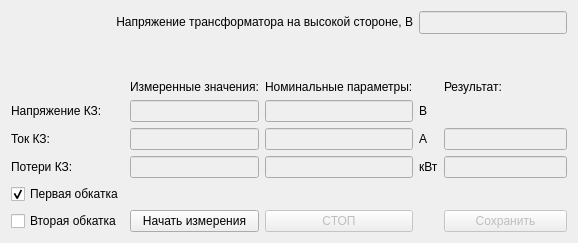
<?xml version="1.0" encoding="UTF-8"?>
<ui version="4.0">
 <class>window_experience_5</class>
 <widget class="QDialog" name="window_experience_5">
  <property name="geometry">
   <rect>
    <x>0</x>
    <y>0</y>
    <width>578</width>
    <height>243</height>
   </rect>
  </property>
  <property name="windowTitle">
   <string>Dialog</string>
  </property>
  <layout class="QHBoxLayout" name="horizontalLayout">
   <item>
    <layout class="QGridLayout" name="gridLayout">
     <item row="2" column="1">
      <widget class="QLabel" name="label_2">
       <property name="text">
        <string>Измеренные значения:</string>
       </property>
      </widget>
     </item>
     <item row="0" column="3" colspan="2">
      <widget class="QLineEdit" name="lineEdit_high_voltage">
       <property name="enabled">
        <bool>false</bool>
       </property>
       <property name="font">
        <font>
         <pointsize>10</pointsize>
         <weight>75</weight>
         <bold>true</bold>
        </font>
       </property>
      </widget>
     </item>
     <item row="5" column="2">
      <widget class="QLineEdit" name="lineEdit_LossesShortCircuit_Nominal">
       <property name="enabled">
        <bool>false</bool>
       </property>
      </widget>
     </item>
     <item row="7" column="4">
      <widget class="QPushButton" name="pushButton_LossesShortCircuit_save">
       <property name="enabled">
        <bool>false</bool>
       </property>
       <property name="text">
        <string>Сохранить</string>
       </property>
      </widget>
     </item>
     <item row="6" column="0">
      <widget class="QCheckBox" name="checkBox_first_run_in">
       <property name="text">
        <string>Первая обкатка</string>
       </property>
       <property name="checked">
        <bool>true</bool>
       </property>
      </widget>
     </item>
     <item row="4" column="3">
      <widget class="QLabel" name="label_7">
       <property name="text">
        <string>А</string>
       </property>
      </widget>
     </item>
     <item row="3" column="0">
      <widget class="QLabel" name="label_5">
       <property name="text">
        <string>Напряжение КЗ:</string>
       </property>
      </widget>
     </item>
     <item row="5" column="0">
      <widget class="QLabel" name="label_8">
       <property name="text">
        <string>Потери КЗ:</string>
       </property>
      </widget>
     </item>
     <item row="2" column="2">
      <widget class="QLabel" name="label_3">
       <property name="text">
        <string>Номинальные параметры:</string>
       </property>
      </widget>
     </item>
     <item row="3" column="2">
      <widget class="QLineEdit" name="lineEdit_VoltageShortCircuit_Nominal">
       <property name="enabled">
        <bool>false</bool>
       </property>
      </widget>
     </item>
     <item row="7" column="1">
      <widget class="QPushButton" name="pushButton_startExperienceFive">
       <property name="text">
        <string>Начать измерения</string>
       </property>
      </widget>
     </item>
     <item row="4" column="4">
      <widget class="QLineEdit" name="lineEdit_CurrentShortCircuit_Result">
       <property name="enabled">
        <bool>false</bool>
       </property>
      </widget>
     </item>
     <item row="3" column="1">
      <widget class="QLineEdit" name="lineEdit_VoltageShortCircuit">
       <property name="enabled">
        <bool>false</bool>
       </property>
      </widget>
     </item>
     <item row="4" column="2">
      <widget class="QLineEdit" name="lineEdit_CurrentShortCircuit_Nominal">
       <property name="enabled">
        <bool>false</bool>
       </property>
      </widget>
     </item>
     <item row="4" column="0">
      <widget class="QLabel" name="label_6">
       <property name="text">
        <string>Ток КЗ:</string>
       </property>
      </widget>
     </item>
     <item row="2" column="4">
      <widget class="QLabel" name="label_4">
       <property name="text">
        <string>Результат:</string>
       </property>
      </widget>
     </item>
     <item row="5" column="1">
      <widget class="QLineEdit" name="lineEdit_LossesShortCircuit">
       <property name="enabled">
        <bool>false</bool>
       </property>
      </widget>
     </item>
     <item row="7" column="0">
      <widget class="QCheckBox" name="checkBox_second_run_in">
       <property name="text">
        <string>Вторая обкатка</string>
       </property>
      </widget>
     </item>
     <item row="4" column="1">
      <widget class="QLineEdit" name="lineEdit_CurrentShortCircuit">
       <property name="enabled">
        <bool>false</bool>
       </property>
      </widget>
     </item>
     <item row="3" column="3">
      <widget class="QLabel" name="label">
       <property name="text">
        <string>В</string>
       </property>
      </widget>
     </item>
     <item row="0" column="0" colspan="3">
      <widget class="QLabel" name="label_10">
       <property name="text">
        <string>&lt;html&gt;&lt;head/&gt;&lt;body&gt;&lt;p align=&quot;right&quot;&gt;Напряжение трансформатора на высокой стороне, В&lt;/p&gt;&lt;/body&gt;&lt;/html&gt;</string>
       </property>
      </widget>
     </item>
     <item row="5" column="3">
      <widget class="QLabel" name="label_9">
       <property name="text">
        <string>кВт</string>
       </property>
      </widget>
     </item>
     <item row="5" column="4">
      <widget class="QLineEdit" name="lineEdit_LossesShortCircuit_Result">
       <property name="enabled">
        <bool>false</bool>
       </property>
      </widget>
     </item>
     <item row="7" column="2">
      <widget class="QPushButton" name="pushButton_stopExperienceFive">
       <property name="enabled">
        <bool>false</bool>
       </property>
       <property name="text">
        <string>СТОП</string>
       </property>
      </widget>
     </item>
     <item row="1" column="0">
      <spacer name="verticalSpacer">
       <property name="orientation">
        <enum>Qt::Vertical</enum>
       </property>
       <property name="sizeHint" stdset="0">
        <size>
         <width>20</width>
         <height>40</height>
        </size>
       </property>
      </spacer>
     </item>
    </layout>
   </item>
  </layout>
 </widget>
 <resources/>
 <connections/>
</ui>
